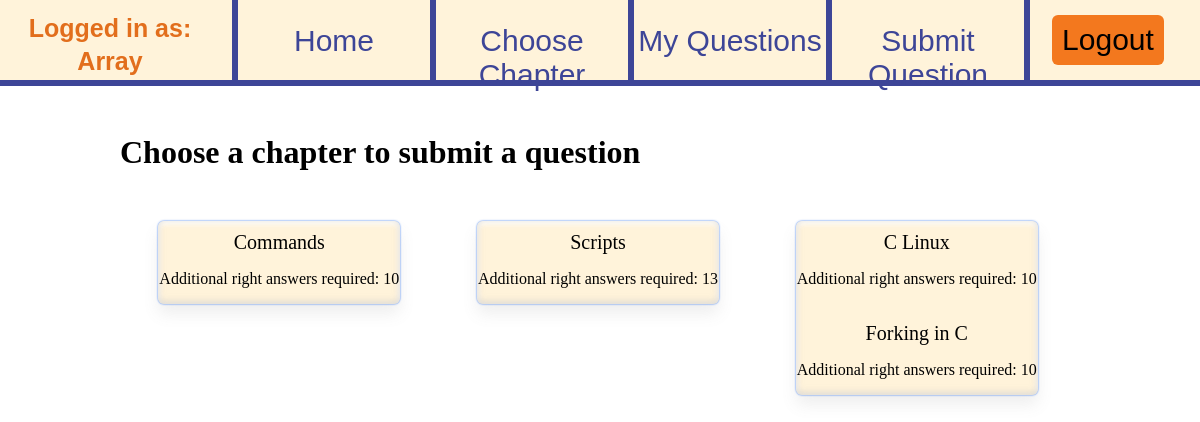
/mvc/public/submit_question (signed in), run on the app's committed database.
### tables this page shows
CREATE TABLE `chapters` (
  `id` int(11) NOT NULL,
  `name` varchar(50) NOT NULL,
  `description` varchar(150) NOT NULL,
  `status` varchar(20) NOT NULL
);

### mvc/app/core/App.php (called while the page is built, shortened)
<?php
class App
{
    protected $method = 'index';
    public function __construct()
    {
        $url = $this->parseUrl();
        if(file_exists('../app/controllers/' . $url[0] . '.php'))
        {
            unset($url[0]);
        }
        $this->controller = new $this->controller;
        $this->params = $url ? array_values ($url) : [];
        call_user_func_array([$this->controller, $this->method], $this->params);
    }
    public function parseUrl()
    {
        if(isset($_GET['url']))
        {
            return $url = explode('/',filter_var(rtrim($_GET['url'],'/'), FILTER_SANITIZE_URL));
        }
    }
}

### mvc/public/index.php (called while the page is built, shortened)
<?php
require_once '../app/core/Controller.php';
$app=new App;

### mvc/app/core/Controller.php (called while the page is built, shortened)
<?php
class Controller
{
    protected function model($model)
    {
        return new $model();
    }
    protected function view($view, $data = false)
    {
        require_once '../app/views/' . $view . '.php';
    }
    protected function check_login(){
        $this->session_is_admin=$_SESSION['is_admin'];
    }
}

### mvc/app/models/Formulas.php (called while the page is built, shortened)
<?php
class Formulas
{
    private $answers_left;
    public function get_answers_left(){
        return $this->answers_left;
    }
    public function can_submit_question($right_answers,$posted_questions,$deleted_questions,$code_reveals){
        $diff=10;
        $right_answers=$right_answers-($diff*$deleted_questions);
        $right_answers=$right_answers-3*$code_reveals;
        $right_answers=$right_answers-$diff;
        if($posted_questions>0){
            $right_answers=$right_answers-$diff;
            $posted_questions=$posted_questions-1;
        }
        while($posted_questions>0){
            $diff=$diff*2;
            $right_answers=$right_answers-$diff;
            $posted_questions=$posted_questions-1;
        }
        $this->answers_left=$right_answers;
        if($right_answers>0){
            return true;
        }else{
            return false;
        }
    }
}

### mvc/app/controllers/submit_question.php (the view, shortened to what this page needs)
<?php
class Submit_Question extends Controller
{
    private $chapters;
    private $chapters_nr;
    private $answers_left;
    public function index()
    {
        $error_msg=$this->session_extract("error_msg",true);
        $this->get_chapters();
        $this->view('home/choose_chapter',['title_message'=>self::TITLE_MESSAGE,'error_msg' => $error_msg,'chapters' => $this->chapters,'chapters_nr' => $this->chapters_nr]);
    }
    private function can_submit_quesion($chapter_id){
        $formulas=$this->model('Formulas');
        $answers_left=$formulas->get_answers_left();
        if($answers_left>=0){
            $this->answers_left=$answers_left;
            return true;
        }else{
            $this->answers_left=(-1)*$answers_left;
            return false;
        }
    }
    private function get_chapters(){
        $config=$this->model('JSONConfig');
        $db_host=$config->get('db','host');
        $db_user=$config->get('db','user');
        $db_pass=$config->get('db','pass');
        $db_name=$config->get('db','name');
        $db_connection=$this->model('DBConnection');
        $link=$db_connection->connect($db_host,$db_user,$db_pass,$db_name);
        if($this->session_is_admin==true){
            $query="SELECT id,`name` FROM chapters ORDER BY id";
        }else{
            $query="SELECT id,`name` FROM chapters WHERE `status`='posted' ORDER BY id";
        }
        $sql=$link->prepare($query);
        $sql->execute();
        $sql->bind_result($chapter_id,$chapter_name);
        $this->chapters_nr=0;
        $chapter_id_aux=0;
        while($sql->fetch()){
            if(floor($chapter_id/10)>floor($chapter_id_aux/10)){
                if($chapter_id_aux==0){
                    $this->chapters[$this->chapters_nr] = "<div class='chapter'>
                                                           ";
                }else{
                    $this->chapters[$this->chapters_nr] = "</div>
                                                        <div class='chapter'>
                                                        ";
                }
                $chapter_id_aux=$chapter_id;
            }else{
                $this->chapters[$this->chapters_nr] =  "<br>
                                                        ";
            }
            if($this->session_is_admin==true){
                $this->chapters[$this->chapters_nr] = $this->chapters[$this->chapters_nr] .   "
                                                        <a href='chapter_" . (string)$chapter_id . "_submit'>" . $chapter_name . "</a>
                                                        <p>No need to answer questions</p>
                                                        ";
            }else if($this->can_submit_quesion($chapter_id)){
                $this->chapters[$this->chapters_nr]=  $this->chapters[$this->chapters_nr] . "<a href='chapter_" . (string)$chapter_id . "_submit'>" . $chapter_name . "</a>
                                                        <p>Extra right answers: " . $this->answers_left . "</p>
                                                        ";
            }else{
                $this->chapters[$this->chapters_nr]=  $this->chapters[$this->chapters_nr] ."<a>" . $chapter_name . "</a>
                                                        <p>Additional right answers required: " . $this->answers_left . "</p>
                                                        ";
            }
            $this->chapters_nr=$this->chapters_nr+1;
        }
        $this->chapters[$this->chapters_nr] = "</div>";
    }
}

### mvc/app/views/home/choose_chapter.php (shortened to what this page needs)
<!DOCTYPE html>
<html lang="en">
<head>
    <link rel="stylesheet" href="resources/stylesheets/header.css" type="text/css" />
    <link rel="stylesheet" href="resources/stylesheets/choose_chapter.css" type="text/css" />
    </head>
<body>
<?php
    include "header.php"
?>
    <div class="chaptersBox">
        <h1><?php echo $data['title_message'] ?></h1>
        <?php
            for($i=0;$i<=$data['chapters_nr'];$i++){
                echo $data['chapters'][$i];
            }
        ?>
    </div>
</body>
</html>

### mvc/public/resources/stylesheets/choose_chapter.css (style rules this page uses)
.chaptersBox { width: 80%; height: 600px; margin-left: auto; margin-right: auto; }
.chaptersBox h1 { margin-top: 5%; }
.chaptersBox .chapter { text-align: center; background-color: #fff3da; margin-left: 4%; margin-right: 4%; width: 25.2%; box-sizing: border-box; border-radius: 6px; box-shadow: 0 0px 2px 0 #1d67f0, 0 10px 15px 0 rgba(126, 126, 126, 0.12), 0 -2px 6px 1px rgba(199, 199, 199, 0.55) inset, 0 2px 4px 2px rgba(255, 255, 255, 0.83) inset; float: left; margin-top: 3%; padding-top: 1%; }
.chaptersBox .chapter a { font-size: 20px; text-decoration: none; }

### data on the page
chapters: name "Commands"
chapters: name "Scripts"
chapters: name "C Linux"
chapters: name "Forking in C"

### other printed values
$_SESSION["user"] "Array"
$data['title_message'] "Choose a chapter to submit a question"
$this->answers_left "10"
$this->answers_left "13"
